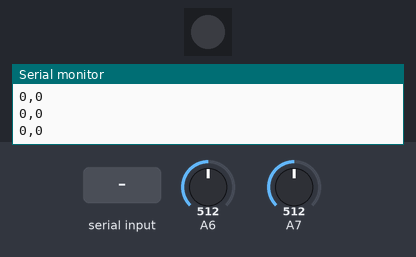
This sketch was run on a simulated Arduino Nano, built with avr-gcc and run on an emulated ATmega328P. On the bench: 1 RGB LEDs in strip order, left to right, the last lines printed to the serial monitor. The inputs (shaded band) are chosen by the test bench; at power-on: A6 = 512, A7 = 512. Dim RGB values are drawn brighter than linear.

Above: at 1.0 s.
1.1 s: byte 30 received over Serial
At 2.6 s:
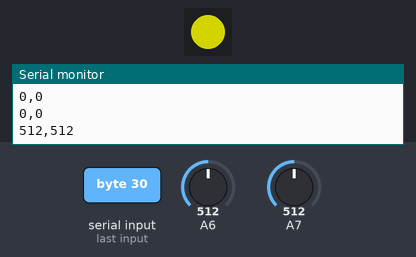
3.1 s: A6 set to 672
At 4.0 s:
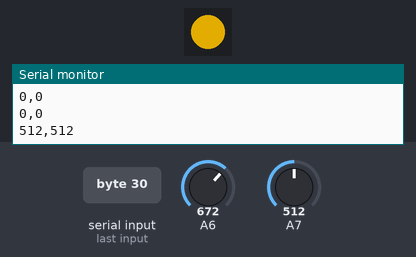
4.6 s: A6 set to 701
At 5.0 s:
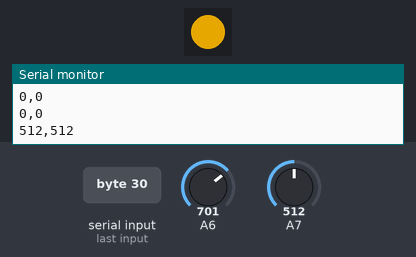
6.1 s: A7 set to 361
At 7.2 s:
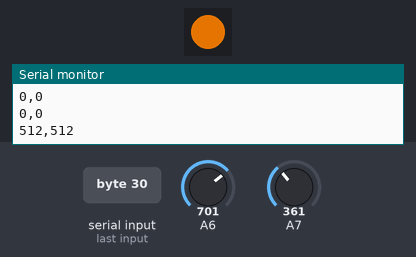
7.6 s: A7 set to 339
At 8.6 s:
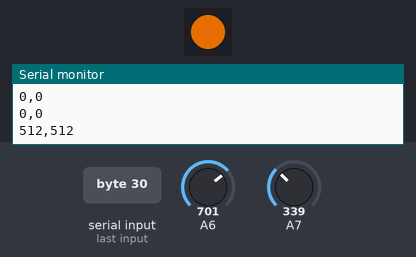
9.1 s: A6 set to 122
At 9.6 s:
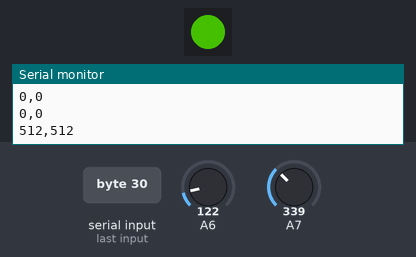
Timing chart, 0 to 11.6 s (numbered marks = the images above; inputs shaded):
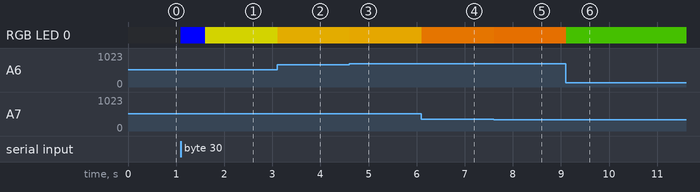

The sketch:

finger-synthesizer.ino
```cpp
#include <Adafruit_NeoPixel.h>
#include <avr/power.h>
#define PIN            5
#define NUMPIXELS      1
Adafruit_NeoPixel pixels = Adafruit_NeoPixel(NUMPIXELS, PIN, NEO_GRB + NEO_KHZ800);

unsigned char val0 = 0;
unsigned char val1 = 0;

int vals[2];
int inByte;

void setup() {
  pinMode(A6, INPUT);
  pinMode(A7, INPUT);

  pixels.begin();

  Serial.begin(9600);

  vals[0] = 0;
  vals[1] = 0;
  inByte = 0;

  establishContact();
}

void loop() {
  vals[0] = analogRead(A6);
  vals[1] = analogRead(A7);

  if (Serial.available() > 0) {
    inByte = Serial.read();

    Serial.print(vals[0]);
    Serial.print(",");
    Serial.println(vals[1]);
  }

  pixels.setPixelColor(0, pixels.Color(
    map(vals[0], 0, 1024, 0, 255),
    map(vals[1], 0, 1024, 0, 255),0));
  pixels.show();

  delay(10);
}

void establishContact() {
  while (Serial.available() <= 0) {
    Serial.println("0,0");
    delay(100);
  }
  pixels.setPixelColor(0, pixels.Color(0,0,255));
  pixels.show();

  delay(500);
}
```

Measured:
- after the input at 1.1 s, RGB LED 0: off → RGB(0, 0, 255) at once, → RGB(127, 127, 0) 0.50 s later
- after the input at 3.1 s, RGB LED 0: RGB(127, 127, 0) → RGB(167, 127, 0) at once
- after the input at 4.6 s, RGB LED 0: RGB(167, 127, 0) → RGB(174, 127, 0) at once
- after the input at 6.1 s, RGB LED 0: RGB(174, 127, 0) → RGB(174, 89, 0) at once
- after the input at 7.6 s, RGB LED 0: RGB(174, 89, 0) → RGB(174, 84, 0) at once
- after the input at 9.1 s, RGB LED 0: RGB(174, 84, 0) → RGB(30, 84, 0) at once
